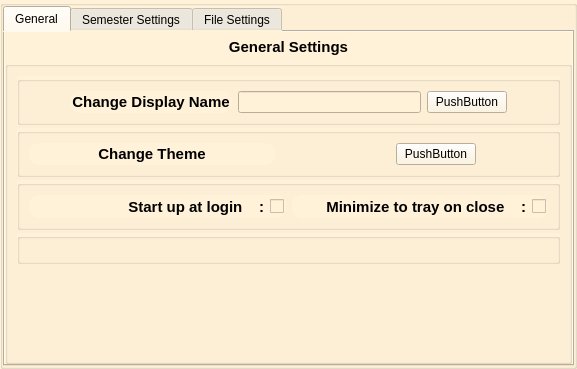
<?xml version="1.0" encoding="UTF-8"?>
<ui version="4.0">
 <class>settings_page</class>
 <widget class="QWidget" name="settings_page">
  <property name="geometry">
   <rect>
    <x>0</x>
    <y>0</y>
    <width>577</width>
    <height>369</height>
   </rect>
  </property>
  <property name="minimumSize">
   <size>
    <width>577</width>
    <height>369</height>
   </size>
  </property>
  <property name="maximumSize">
   <size>
    <width>577</width>
    <height>369</height>
   </size>
  </property>
  <property name="windowTitle">
   <string>Form</string>
  </property>
  <property name="styleSheet">
   <string notr="true">background:#FFF2D8</string>
  </property>
  <layout class="QHBoxLayout" name="horizontalLayout">
   <property name="spacing">
    <number>0</number>
   </property>
   <property name="leftMargin">
    <number>0</number>
   </property>
   <property name="topMargin">
    <number>0</number>
   </property>
   <property name="rightMargin">
    <number>0</number>
   </property>
   <property name="bottomMargin">
    <number>0</number>
   </property>
   <item>
    <widget class="QGroupBox" name="MainSettingsContents">
     <property name="title">
      <string/>
     </property>
     <layout class="QHBoxLayout" name="horizontalLayout_2">
      <property name="leftMargin">
       <number>0</number>
      </property>
      <property name="topMargin">
       <number>0</number>
      </property>
      <property name="rightMargin">
       <number>0</number>
      </property>
      <property name="bottomMargin">
       <number>0</number>
      </property>
      <item>
       <widget class="QTabWidget" name="SettingsTabWidget">
        <property name="layoutDirection">
         <enum>Qt::LeftToRight</enum>
        </property>
        <property name="currentIndex">
         <number>0</number>
        </property>
        <property name="elideMode">
         <enum>Qt::ElideNone</enum>
        </property>
        <property name="tabsClosable">
         <bool>false</bool>
        </property>
        <property name="tabBarAutoHide">
         <bool>false</bool>
        </property>
        <widget class="QWidget" name="SettingsTab1">
         <attribute name="title">
          <string>General</string>
         </attribute>
         <layout class="QVBoxLayout" name="verticalLayout_2">
          <property name="spacing">
           <number>0</number>
          </property>
          <property name="leftMargin">
           <number>0</number>
          </property>
          <property name="topMargin">
           <number>0</number>
          </property>
          <property name="rightMargin">
           <number>0</number>
          </property>
          <property name="bottomMargin">
           <number>0</number>
          </property>
          <item>
           <widget class="QLabel" name="label_2">
            <property name="sizePolicy">
             <sizepolicy hsizetype="Preferred" vsizetype="Fixed">
              <horstretch>0</horstretch>
              <verstretch>0</verstretch>
             </sizepolicy>
            </property>
            <property name="minimumSize">
             <size>
              <width>0</width>
              <height>29</height>
             </size>
            </property>
            <property name="styleSheet">
             <string notr="true">border:0px solid black;
border-radius: 10px;
font-size: 15px;
  font-weight: 600;
  line-height: 1;
  padding: 2px 2px;
color:black;
</string>
            </property>
            <property name="text">
             <string>General Settings</string>
            </property>
            <property name="alignment">
             <set>Qt::AlignCenter</set>
            </property>
           </widget>
          </item>
          <item>
           <widget class="QGroupBox" name="GeneralSettignsTitleBar_2">
            <property name="title">
             <string/>
            </property>
            <layout class="QVBoxLayout" name="verticalLayout_3">
             <property name="spacing">
              <number>3</number>
             </property>
             <item>
              <widget class="QGroupBox" name="groupBox">
               <property name="title">
                <string/>
               </property>
               <layout class="QHBoxLayout" name="horizontalLayout_3">
                <property name="leftMargin">
                 <number>50</number>
                </property>
                <property name="rightMargin">
                 <number>50</number>
                </property>
                <item>
                 <widget class="QLabel" name="displayNameLabel">
                  <property name="sizePolicy">
                   <sizepolicy hsizetype="Minimum" vsizetype="Preferred">
                    <horstretch>0</horstretch>
                    <verstretch>0</verstretch>
                   </sizepolicy>
                  </property>
                  <property name="minimumSize">
                   <size>
                    <width>95</width>
                    <height>0</height>
                   </size>
                  </property>
                  <property name="styleSheet">
                   <string notr="true">border:0px solid black;
border-radius: 10px;
font-size: 15px;
  font-weight: 600;
  line-height: 1;
  padding: 2px 2px;
color:black;
</string>
                  </property>
                  <property name="text">
                   <string>Change Display Name</string>
                  </property>
                  <property name="alignment">
                   <set>Qt::AlignCenter</set>
                  </property>
                 </widget>
                </item>
                <item>
                 <widget class="QLineEdit" name="DisplayNameLineEdit"/>
                </item>
                <item>
                 <widget class="QPushButton" name="pushButton">
                  <property name="text">
                   <string>PushButton</string>
                  </property>
                 </widget>
                </item>
               </layout>
              </widget>
             </item>
             <item>
              <widget class="QGroupBox" name="groupBox_2">
               <property name="title">
                <string/>
               </property>
               <layout class="QHBoxLayout" name="horizontalLayout_4">
                <item>
                 <widget class="QLabel" name="label_3">
                  <property name="sizePolicy">
                   <sizepolicy hsizetype="Fixed" vsizetype="Fixed">
                    <horstretch>0</horstretch>
                    <verstretch>0</verstretch>
                   </sizepolicy>
                  </property>
                  <property name="minimumSize">
                   <size>
                    <width>246</width>
                    <height>22</height>
                   </size>
                  </property>
                  <property name="styleSheet">
                   <string notr="true">border:0px solid black;
border-radius: 10px;
font-size: 15px;
  font-weight: 600;
  line-height: 1;
  padding: 2px 2px;
color:black;
</string>
                  </property>
                  <property name="text">
                   <string>Change Theme</string>
                  </property>
                  <property name="alignment">
                   <set>Qt::AlignCenter</set>
                  </property>
                 </widget>
                </item>
                <item>
                 <spacer name="horizontalSpacer">
                  <property name="orientation">
                   <enum>Qt::Horizontal</enum>
                  </property>
                  <property name="sizeHint" stdset="0">
                   <size>
                    <width>115</width>
                    <height>20</height>
                   </size>
                  </property>
                 </spacer>
                </item>
                <item>
                 <widget class="QPushButton" name="pushButton_2">
                  <property name="text">
                   <string>PushButton</string>
                  </property>
                 </widget>
                </item>
                <item>
                 <spacer name="horizontalSpacer_2">
                  <property name="orientation">
                   <enum>Qt::Horizontal</enum>
                  </property>
                  <property name="sizeHint" stdset="0">
                   <size>
                    <width>40</width>
                    <height>20</height>
                   </size>
                  </property>
                 </spacer>
                </item>
               </layout>
              </widget>
             </item>
             <item>
              <widget class="QGroupBox" name="groupBox_3">
               <property name="title">
                <string/>
               </property>
               <layout class="QHBoxLayout" name="horizontalLayout_5">
                <item>
                 <widget class="QCheckBox" name="loginCheckBox">
                  <property name="layoutDirection">
                   <enum>Qt::RightToLeft</enum>
                  </property>
                  <property name="styleSheet">
                   <string notr="true">border:0px solid black;
border-radius: 10px;
font-size: 15px;
  font-weight: 600;
  line-height: 1;
  padding: 2px 2px;
color:black;
</string>
                  </property>
                  <property name="text">
                   <string>Start up at login    :</string>
                  </property>
                  <property name="checked">
                   <bool>false</bool>
                  </property>
                 </widget>
                </item>
                <item>
                 <widget class="QCheckBox" name="trayCheckBox">
                  <property name="layoutDirection">
                   <enum>Qt::RightToLeft</enum>
                  </property>
                  <property name="styleSheet">
                   <string notr="true">border:0px solid black;
border-radius: 10px;
font-size: 15px;
  font-weight: 600;
  line-height: 1;
  padding: 2px 2px;
color:black;
</string>
                  </property>
                  <property name="text">
                   <string>Minimize to tray on close    :</string>
                  </property>
                 </widget>
                </item>
               </layout>
              </widget>
             </item>
             <item>
              <widget class="QGroupBox" name="groupBox_4">
               <property name="title">
                <string/>
               </property>
              </widget>
             </item>
             <item>
              <spacer name="verticalSpacer">
               <property name="orientation">
                <enum>Qt::Vertical</enum>
               </property>
               <property name="sizeHint" stdset="0">
                <size>
                 <width>20</width>
                 <height>40</height>
                </size>
               </property>
              </spacer>
             </item>
            </layout>
           </widget>
          </item>
         </layout>
        </widget>
        <widget class="QWidget" name="SettingsTab2">
         <attribute name="title">
          <string>Semester Settings</string>
         </attribute>
         <layout class="QVBoxLayout" name="verticalLayout">
          <property name="spacing">
           <number>0</number>
          </property>
          <property name="leftMargin">
           <number>0</number>
          </property>
          <property name="topMargin">
           <number>0</number>
          </property>
          <property name="rightMargin">
           <number>0</number>
          </property>
          <property name="bottomMargin">
           <number>0</number>
          </property>
          <item>
           <widget class="QLabel" name="label">
            <property name="sizePolicy">
             <sizepolicy hsizetype="Preferred" vsizetype="Fixed">
              <horstretch>0</horstretch>
              <verstretch>0</verstretch>
             </sizepolicy>
            </property>
            <property name="minimumSize">
             <size>
              <width>0</width>
              <height>29</height>
             </size>
            </property>
            <property name="styleSheet">
             <string notr="true">border:0px solid black;
border-radius: 10px;
font-size: 15px;
  font-weight: 600;
  line-height: 1;
  padding: 2px 2px;
color:black;
</string>
            </property>
            <property name="text">
             <string>Semester Settings</string>
            </property>
            <property name="alignment">
             <set>Qt::AlignCenter</set>
            </property>
           </widget>
          </item>
          <item>
           <widget class="QGroupBox" name="GeneralSettignsTitleBar">
            <property name="title">
             <string/>
            </property>
           </widget>
          </item>
         </layout>
        </widget>
        <widget class="QWidget" name="FileSettings">
         <attribute name="title">
          <string>File Settings</string>
         </attribute>
         <layout class="QVBoxLayout" name="verticalLayout_4">
          <property name="spacing">
           <number>0</number>
          </property>
          <property name="leftMargin">
           <number>0</number>
          </property>
          <property name="topMargin">
           <number>0</number>
          </property>
          <property name="rightMargin">
           <number>0</number>
          </property>
          <property name="bottomMargin">
           <number>0</number>
          </property>
          <item>
           <widget class="QLabel" name="label_4">
            <property name="sizePolicy">
             <sizepolicy hsizetype="Preferred" vsizetype="Fixed">
              <horstretch>0</horstretch>
              <verstretch>0</verstretch>
             </sizepolicy>
            </property>
            <property name="minimumSize">
             <size>
              <width>0</width>
              <height>29</height>
             </size>
            </property>
            <property name="styleSheet">
             <string notr="true">border:0px solid black;
border-radius: 10px;
font-size: 15px;
  font-weight: 600;
  line-height: 1;
  padding: 2px 2px;
color:black;
</string>
            </property>
            <property name="text">
             <string>File Settings</string>
            </property>
            <property name="alignment">
             <set>Qt::AlignCenter</set>
            </property>
           </widget>
          </item>
          <item>
           <widget class="QGroupBox" name="GeneralSettignsTitleBar_3">
            <property name="title">
             <string/>
            </property>
           </widget>
          </item>
         </layout>
        </widget>
       </widget>
      </item>
     </layout>
    </widget>
   </item>
  </layout>
 </widget>
 <resources/>
 <connections/>
</ui>
